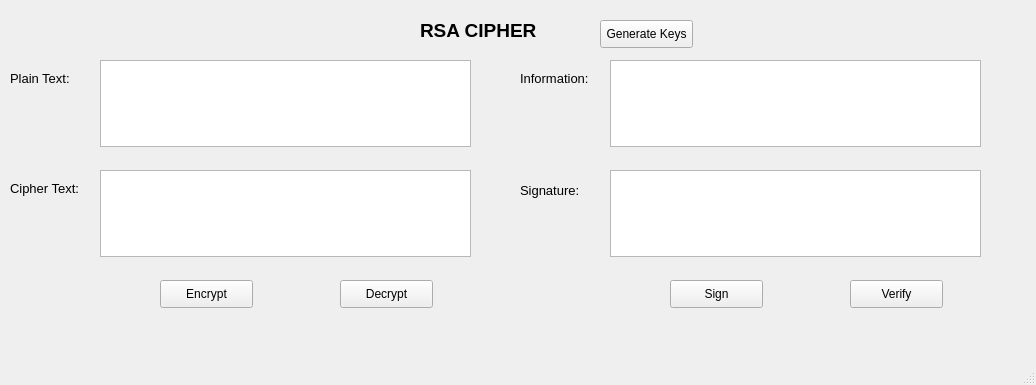
<?xml version="1.0" encoding="UTF-8"?>
<ui version="4.0">
 <class>rsa</class>
 <widget class="QMainWindow" name="rsa">
  <property name="geometry">
   <rect>
    <x>0</x>
    <y>0</y>
    <width>1036</width>
    <height>385</height>
   </rect>
  </property>
  <property name="windowTitle">
   <string>RSA Cipher</string>
  </property>
  <widget class="QWidget" name="centralwidget">
   <widget class="QTextEdit" name="textEdit">
    <property name="geometry">
     <rect>
      <x>100</x>
      <y>60</y>
      <width>371</width>
      <height>87</height>
     </rect>
    </property>
   </widget>
   <widget class="QLabel" name="label_4">
    <property name="geometry">
     <rect>
      <x>10</x>
      <y>180</y>
      <width>91</width>
      <height>16</height>
     </rect>
    </property>
    <property name="font">
     <font>
      <family>Arial</family>
      <pointsize>10</pointsize>
     </font>
    </property>
    <property name="text">
     <string>Cipher Text:</string>
    </property>
   </widget>
   <widget class="QLabel" name="label">
    <property name="geometry">
     <rect>
      <x>420</x>
      <y>20</y>
      <width>151</width>
      <height>21</height>
     </rect>
    </property>
    <property name="font">
     <font>
      <family>Arial</family>
      <pointsize>14</pointsize>
      <weight>75</weight>
      <bold>true</bold>
     </font>
    </property>
    <property name="text">
     <string>RSA CIPHER</string>
    </property>
   </widget>
   <widget class="QLabel" name="label_2">
    <property name="geometry">
     <rect>
      <x>10</x>
      <y>70</y>
      <width>81</width>
      <height>16</height>
     </rect>
    </property>
    <property name="font">
     <font>
      <family>Arial</family>
      <pointsize>10</pointsize>
     </font>
    </property>
    <property name="text">
     <string>Plain Text:</string>
    </property>
   </widget>
   <widget class="QTextEdit" name="textEdit_2">
    <property name="geometry">
     <rect>
      <x>100</x>
      <y>170</y>
      <width>371</width>
      <height>87</height>
     </rect>
    </property>
   </widget>
   <widget class="QPushButton" name="pushButton">
    <property name="geometry">
     <rect>
      <x>160</x>
      <y>280</y>
      <width>93</width>
      <height>28</height>
     </rect>
    </property>
    <property name="text">
     <string>Encrypt</string>
    </property>
   </widget>
   <widget class="QPushButton" name="pushButton_2">
    <property name="geometry">
     <rect>
      <x>340</x>
      <y>280</y>
      <width>93</width>
      <height>28</height>
     </rect>
    </property>
    <property name="text">
     <string>Decrypt</string>
    </property>
   </widget>
   <widget class="QPushButton" name="pushButton_3">
    <property name="geometry">
     <rect>
      <x>600</x>
      <y>20</y>
      <width>93</width>
      <height>28</height>
     </rect>
    </property>
    <property name="text">
     <string>Generate Keys</string>
    </property>
   </widget>
   <widget class="QTextEdit" name="textEdit_3">
    <property name="geometry">
     <rect>
      <x>610</x>
      <y>170</y>
      <width>371</width>
      <height>87</height>
     </rect>
    </property>
   </widget>
   <widget class="QLabel" name="label_3">
    <property name="geometry">
     <rect>
      <x>520</x>
      <y>70</y>
      <width>91</width>
      <height>16</height>
     </rect>
    </property>
    <property name="font">
     <font>
      <family>Arial</family>
      <pointsize>10</pointsize>
     </font>
    </property>
    <property name="text">
     <string>Information:</string>
    </property>
   </widget>
   <widget class="QTextEdit" name="textEdit_4">
    <property name="geometry">
     <rect>
      <x>610</x>
      <y>60</y>
      <width>371</width>
      <height>87</height>
     </rect>
    </property>
   </widget>
   <widget class="QLabel" name="label_5">
    <property name="geometry">
     <rect>
      <x>520</x>
      <y>180</y>
      <width>91</width>
      <height>21</height>
     </rect>
    </property>
    <property name="font">
     <font>
      <family>Arial</family>
      <pointsize>10</pointsize>
     </font>
    </property>
    <property name="text">
     <string>Signature:</string>
    </property>
   </widget>
   <widget class="QPushButton" name="pushButton_4">
    <property name="geometry">
     <rect>
      <x>850</x>
      <y>280</y>
      <width>93</width>
      <height>28</height>
     </rect>
    </property>
    <property name="text">
     <string>Verify</string>
    </property>
   </widget>
   <widget class="QPushButton" name="pushButton_5">
    <property name="geometry">
     <rect>
      <x>670</x>
      <y>280</y>
      <width>93</width>
      <height>28</height>
     </rect>
    </property>
    <property name="text">
     <string>Sign</string>
    </property>
   </widget>
  </widget>
  <widget class="QMenuBar" name="menubar">
   <property name="geometry">
    <rect>
     <x>0</x>
     <y>0</y>
     <width>1036</width>
     <height>26</height>
    </rect>
   </property>
  </widget>
  <widget class="QStatusBar" name="statusbar"/>
 </widget>
 <resources/>
 <connections/>
</ui>
